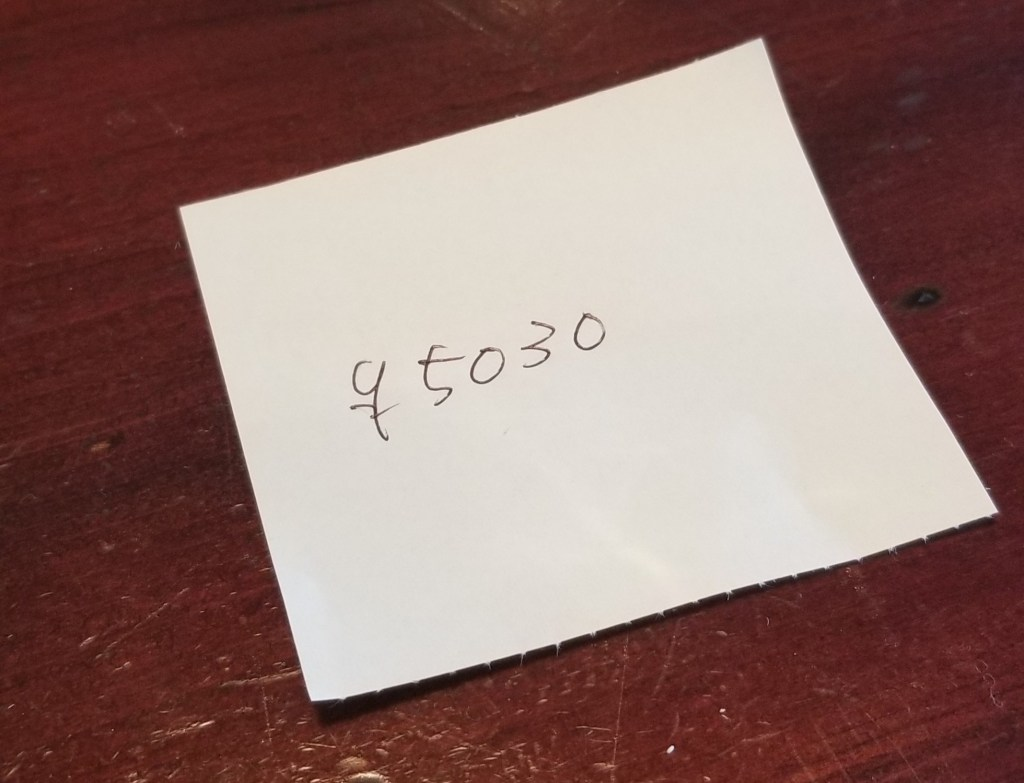
#> input picture images/test.jpg, 1024 x 783 px; its folder holds only this picture in this run
$ python scan.py
#> lines starting #> are read from the running program, lines starting #| are printed output that depends on the picture; after the words box and inside, x2 and y2 are one past the last pixel; in counts of white or black regions, pixels touching at a corner belong together
### transform.py
import numpy as np
import cv2


def order_points(points):
	"""
	This function takes in only one parameter which is a list of
	(x, y) coordinates to re-order them into
	top-left => top-right => bottom-right => bottom-left
	"""
	rect = np.zeros((4,2), dtype = 'float32')

	"""
	For the math here to make sense, we will assume that the image
	will be a vertical image instead of a horizontal image
	"""

	# sum by each row
	s = points.sum(axis=1)

	# top left will always have the smallest sum
	rect[0] = points[np.argmin(s)]
	# bottom right will always have the largest sum
	rect[2] = points[np.argmax(s)]

	# difference between the coordinate
	d = np.diff(points, axis=1)

	# top right coordinate will have the smallest difference
	rect[1] = points[np.argmin(d)]
	rect[3] = points[np.argmax(d)]

	# return the coordinate in order
	return rect


def transform_four_points(image, points):
	# obtain the order of points
	rect = order_points(points)
	(tl, tr , br, bl) = rect

	# calculating the width of the new image
	# which is max distance between the x coordiantes of
	# (tl and tr) or between the (br and bl)
	width_top = np.sqrt(((br[0] - bl[0]) ** 2) + ((br[1] - bl[1]) ** 2))
	# or an easier way but less accurate:
	# width_top = (abs(br[0] - bl[0]) + abs(br[1] - bl[1]))
	width_bot = np.sqrt(((tr[0] - tl[0]) ** 2) + ((tr[1] - tl[1]) ** 2))
	max_width = max(int(width_top), int(width_bot))

	# the same goes for the height
	# but it will be depending on the y coordinates
	height_right = np.sqrt(((tr[0] - br[0]) ** 2) + ((tr[1] - br[1]) ** 2))
	height_left = np.sqrt(((tl[0] - bl[0]) ** 2) + ((tl[1] - bl[1]) ** 2))
	max_height = max(int(height_left), int(height_right))


	"""
	Once we obtained the new dimension for the new image
	we can construct a new set of points to get the bird's eye view
	of the image in the respective order of the points
	"""
	pts = np.array([
		[0, 0],
		[max_width - 1, 0],
		[max_width - 1, max_height -1],
		[0, max_height - 1]], dtype='float32')

	# apply cv2 perspective transform matrix
	matrix = cv2.getPerspectiveTransform(rect, pts)
	warped_img = cv2.warpPerspective(image, matrix, (max_width, max_height))

	# return the warped image
	return warped_img


### scan.py
from transform import transform_four_points
from skimage.filters import threshold_local
import numpy as np
import cv2
import imutils
import os


file_path = 'images/'

saves = 'modified/'
if not os.path.isdir(saves):
	os.mkdir(saves)

for file in os.listdir(file_path):
	print(f'[INFO] Processing image {file}')
	# loading the image and resizing it
	image = cv2.imread(f'{file_path}/{file}')
#> image is the input picture: shape (783, 1024, 3); mean B, G, R 107.8, 113.4, 143.7
	ratio = image.shape[0] / 500.0
#> ratio = 1.57
	origin = image.copy()

	image = imutils.resize(image, height = 500)
#> image: shape (500, 653, 3)

	# convert the image to grayscale
	gray = cv2.cvtColor(image, cv2.COLOR_BGR2GRAY)
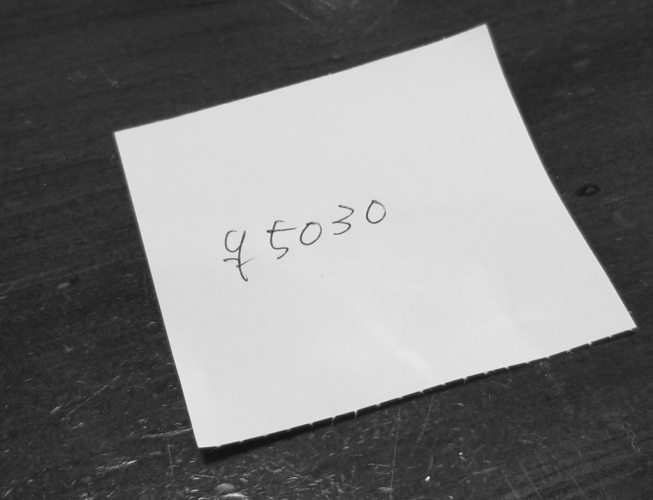
#> gray: shape (500, 653); min 16, max 234, mean 121.8
	gray = cv2.GaussianBlur(gray, (5, 5), 0)
	edge = cv2.Canny(gray, 75, 200)
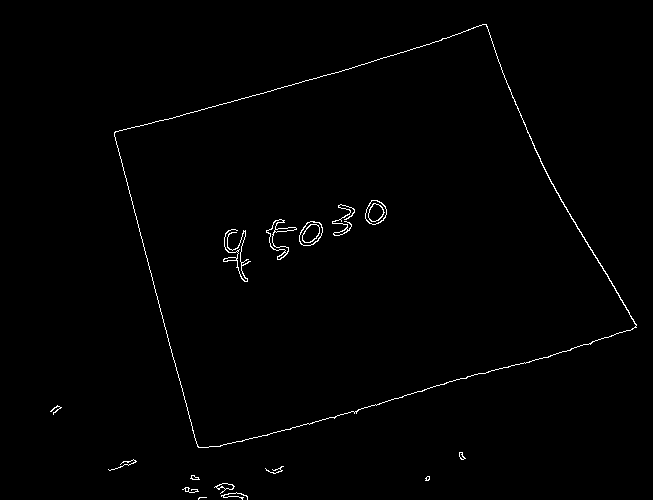
#> edge: shape (500, 653); 0.87% white in thin lines or dots, all inside (x1, y1, x2, y2) = (50, 24, 637, 500)

	# show the original and the edged image
	print('[INFO] Detecting...')
	cv2.imshow("Origin", origin)
	cv2.imshow("Edge", edge)
	cv2.waitKey(0)
	cv2.imwrite(f"{saves}edge.png", edge)
	cv2.destroyAllWindows()


	# finding all the contours and filter out the smaller ones
	# keeping the largest one for the corners coordinates

	contours = cv2.findContours(edge.copy(), cv2.RETR_EXTERNAL, cv2.CHAIN_APPROX_SIMPLE)
#> contours = 11 contours, 7 with area under 20; largest, box (x1, y1, x2, y2) and area: (114, 24, 637, 448) 137489, (214, 483, 235, 494) 75, (459, 452, 466, 460) 24, (190, 475, 200, 480) 21
	contours = imutils.grab_contours(contours)
	contours = sorted(contours, key=cv2.contourArea, reverse=True)[:5]
#> contours = 5 contours, 1 with area under 20; largest, box (x1, y1, x2, y2) and area: (114, 24, 637, 448) 137489, (214, 483, 235, 494) 75, (459, 452, 466, 460) 24, (190, 475, 200, 480) 21

	for contour in contours:
		# approximate the contours
		peri = cv2.arcLength(contour, True)
		approx = cv2.approxPolyDP(contour, 0.05 * peri, True)

		if len(approx) == 4:
			screenContour = approx
			break
#> this loop made 1 pass
#> (peri, screenContour) on pass 1: (1630, [[486, 24], [114, 132], [198, 447], [636, 327]])

	# showing the contours on the image
	print('[INFO] Detecting contours....')
	cv2.drawContours(image, [screenContour], -1, (0, 0, 255), 2)
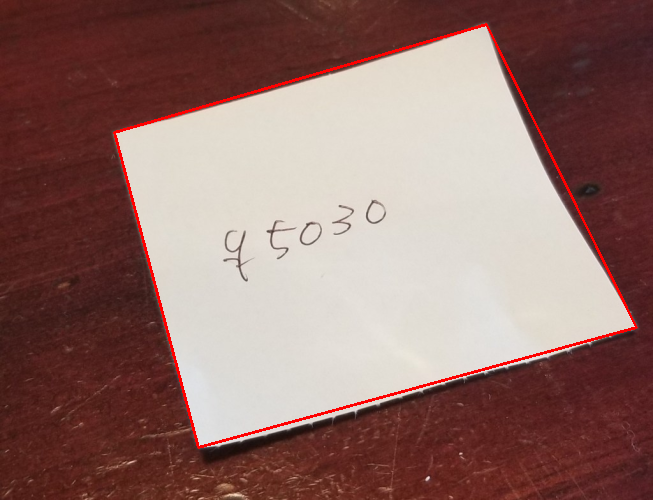
#> image: shape (500, 653, 3); mean B, G, R 106.2, 111.7, 145
	cv2.imshow("Contour", image)
	cv2.waitKey(0)
	cv2.imwrite(f"{saves}contour.png", image)
	cv2.destroyAllWindows()


	# apply the bird's eye view to the image
	warped = transform_four_points(origin, screenContour.reshape(4, 2) * ratio)
#> in order_points, `s = points.sum(axis=1)`: s = [798.7, 385.2, 1010.1, 1508.1]
#> in order_points, `d = np.diff(points, axis=1)`: d = [-723.5, 28.19, 389.9, -483.9]
#> in transform_four_points, `rect = order_points(points)`: rect = [[178.5, 206.7], [761.1, 37.58], [996, 512.1], [310.1, 700]]
#> in transform_four_points, `(tl, tr , br, bl) = rect`: tl = [178.5, 206.7]; tr = [761.1, 37.58]; br = [996, 512.1]; bl = [310.1, 700]
#> in transform_four_points, `width_top = np.sqrt(((br[0] - bl[0]) ** 2) + ((br[1] - bl[1]) ** 2))`: width_top = 711.2
#> in transform_four_points, `width_bot = np.sqrt(((tr[0] - tl[0]) ** 2) + ((tr[1] - tl[1]) ** 2))`: width_bot = 606.6
#> in transform_four_points, `max_width = max(int(width_top), int(width_bot))`: max_width = 711
#> in transform_four_points, `height_right = np.sqrt(((tr[0] - br[0]) ** 2) + ((tr[1] - br[1]) ** 2))`: height_right = 529.5
#> in transform_four_points, `height_left = np.sqrt(((tl[0] - bl[0]) ** 2) + ((tl[1] - bl[1]) ** 2))`: height_left = 510.5
#> in transform_four_points, `max_height = max(int(height_left), int(height_right))`: max_height = 529
#> in transform_four_points, `pts = np.array([ [0, 0], [max_width - 1, 0], [max_width - 1, max_heigh..`: pts = [[0, 0], [710, 0], [710, 528], [0, 528]]
#> in transform_four_points, `matrix = cv2.getPerspectiveTransform(rect, pts)`: matrix = [[1.26, -0.336, -155.4], [0.369, 1.27, -328.5], [0.000132, 0.00034, 1]]
#> in transform_four_points, `warped_img = cv2.warpPerspective(image, matrix, (max_width, max_height))`:
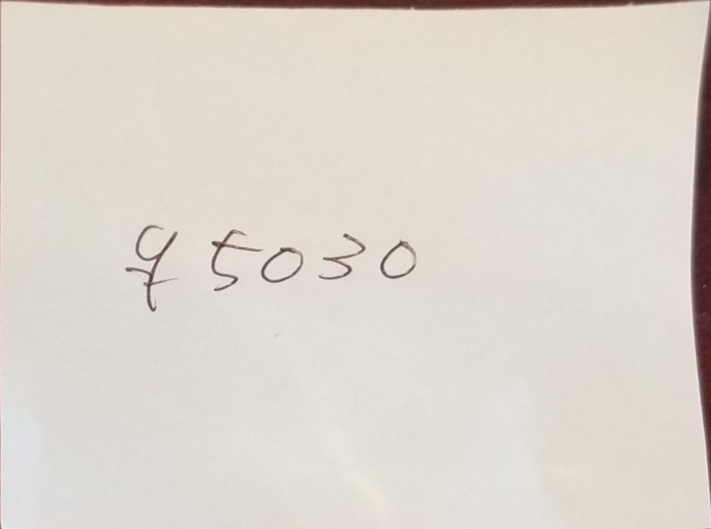
#> warped_img: shape (529, 711, 3); mean B, G, R 205.8, 214.4, 221.3

	# convert the image to grayscale, then threshold it
	# to give the 'black and white' paper effect

	warped = cv2.cvtColor(warped, cv2.COLOR_BGR2GRAY)
	threshold = threshold_local(warped, 11, offset=10, method='gaussian')
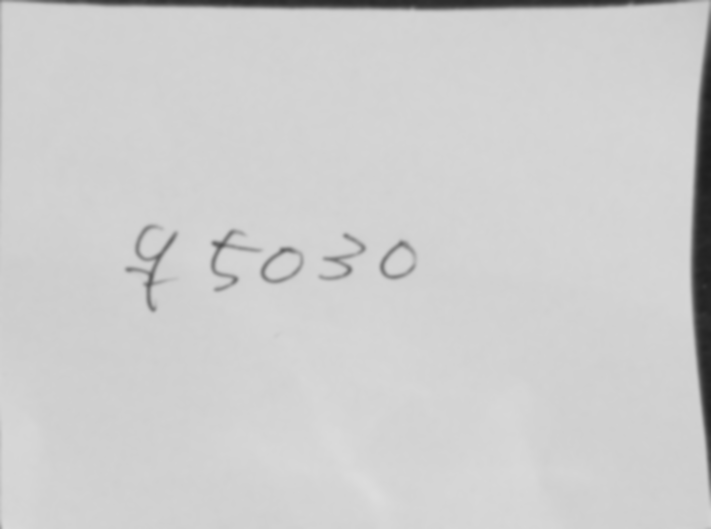
#> threshold: shape (529, 711) float64; min 29.99, max 221, mean 205.4
	warped = (warped > threshold).astype('uint8') * 255
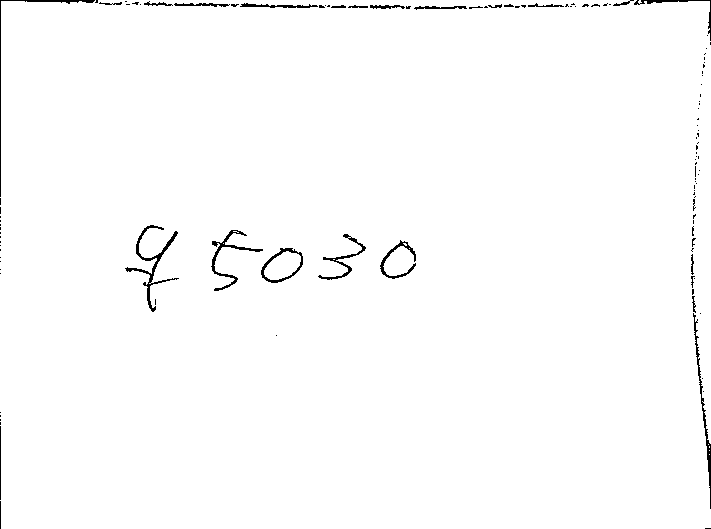
#> warped: shape (529, 711); 98.8% white; black in thin lines or dots

	#show the orignal and the scanned image
	print("[INFO] Applying the transformation...")
	cv2.imshow("Original", imutils.resize(origin, height=600))
	cv2.imshow("Scanned", imutils.resize(warped, height=600))
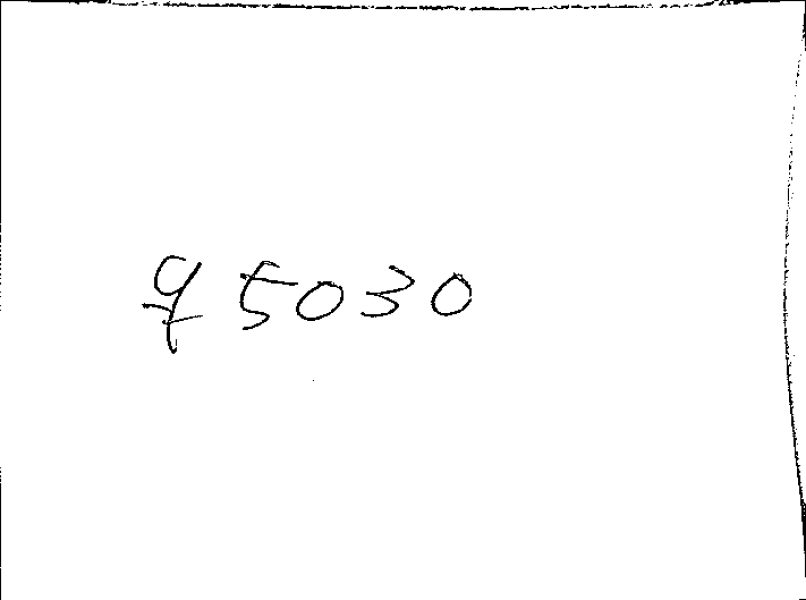
#> window 'Scanned': shape (600, 806); min 0, max 255, mean 252
	cv2.waitKey(0)
	cv2.imwrite(f"{saves}scanned.png", imutils.resize(warped, height=600))
	cv2.destroyAllWindows()
